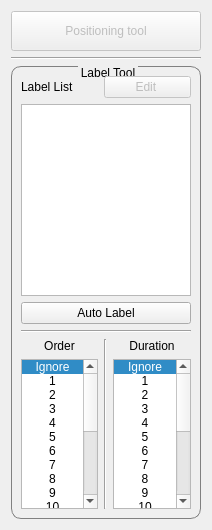
         <widget class="QWidget" name="widget_3" native="true">
          <property name="sizePolicy">
           <sizepolicy hsizetype="Fixed" vsizetype="Expanding">
            <horstretch>0</horstretch>
            <verstretch>0</verstretch>
           </sizepolicy>
          </property>
          <property name="maximumSize">
           <size>
            <width>190</width>
            <height>16777215</height>
           </size>
          </property>
          <layout class="QGridLayout" name="gridLayout_10">
           <item row="0" column="0">
            <widget class="QPushButton" name="position_pushButton">
             <property name="enabled">
              <bool>false</bool>
             </property>
             <property name="minimumSize">
              <size>
               <width>0</width>
               <height>40</height>
              </size>
             </property>
             <property name="text">
              <string>Positioning tool</string>
             </property>
            </widget>
           </item>
           <item row="2" column="0">
            <widget class="QGroupBox" name="label_groupBox">
             <property name="sizePolicy">
              <sizepolicy hsizetype="Fixed" vsizetype="Expanding">
               <horstretch>0</horstretch>
               <verstretch>0</verstretch>
              </sizepolicy>
             </property>
             <property name="maximumSize">
              <size>
               <width>190</width>
               <height>16777215</height>
              </size>
             </property>
             <property name="styleSheet">
              <string notr="true">QGroupBox{
border-width:1px;
border-style:solid;
border-radius: 10px;
border-color:gray;
margin-top:2.5ex;
}
QGroupBox::title{
subcontrol-origin:margin;
subcontrol-position:top center;
padding:0 1px;
}</string>
             </property>
             <property name="title">
              <string>Label Tool</string>
             </property>
             <property name="alignment">
              <set>Qt::AlignLeading|Qt::AlignLeft|Qt::AlignVCenter</set>
             </property>
             <layout class="QGridLayout" name="gridLayout_3">
              <item row="5" column="0">
               <layout class="QVBoxLayout" name="verticalLayout_3">
                <item>
                 <widget class="QLabel" name="orderList_label">
                  <property name="maximumSize">
                   <size>
                    <width>16777215</width>
                    <height>20</height>
                   </size>
                  </property>
                  <property name="text">
                   <string>Order</string>
                  </property>
                  <property name="alignment">
                   <set>Qt::AlignCenter</set>
                  </property>
                 </widget>
                </item>
                <item>
                 <widget class="QListWidget" name="orderList_listWidget">
                  <property name="minimumSize">
                   <size>
                    <width>0</width>
                    <height>0</height>
                   </size>
                  </property>
                  <property name="maximumSize">
                   <size>
                    <width>16777215</width>
                    <height>150</height>
                   </size>
                  </property>
                  <property name="currentRow">
                   <number>0</number>
                  </property>
                  <item>
                   <property name="text">
                    <string>Ignore</string>
                   </property>
                   <property name="textAlignment">
                    <set>AlignCenter</set>
                   </property>
                  </item>
                  <item>
                   <property name="text">
                    <string>1</string>
                   </property>
                   <property name="textAlignment">
                    <set>AlignCenter</set>
                   </property>
                  </item>
                  <item>
                   <property name="text">
                    <string>2</string>
                   </property>
                   <property name="textAlignment">
                    <set>AlignCenter</set>
                   </property>
                  </item>
                  <item>
                   <property name="text">
                    <string>3</string>
                   </property>
                   <property name="textAlignment">
                    <set>AlignCenter</set>
                   </property>
                  </item>
                  <item>
                   <property name="text">
                    <string>4</string>
                   </property>
                   <property name="textAlignment">
                    <set>AlignCenter</set>
                   </property>
                  </item>
                  <item>
                   <property name="text">
                    <string>5</string>
                   </property>
                   <property name="textAlignment">
                    <set>AlignCenter</set>
                   </property>
                  </item>
                  <item>
                   <property name="text">
                    <string>6</string>
                   </property>
                   <property name="textAlignment">
                    <set>AlignCenter</set>
                   </property>
                  </item>
                  <item>
                   <property name="text">
                    <string>7</string>
                   </property>
                   <property name="textAlignment">
                    <set>AlignCenter</set>
                   </property>
                  </item>
                  <item>
                   <property name="text">
                    <string>8</string>
                   </property>
                   <property name="textAlignment">
                    <set>AlignCenter</set>
                   </property>
                  </item>
                  <item>
                   <property name="text">
                    <string>9</string>
                   </property>
                   <property name="textAlignment">
                    <set>AlignCenter</set>
                   </property>
                  </item>
                  <item>
                   <property name="text">
                    <string>10</string>
                   </property>
                   <property name="textAlignment">
                    <set>AlignCenter</set>
                   </property>
                  </item>
                  <item>
                   <property name="text">
                    <string>11</string>
                   </property>
                   <property name="textAlignment">
                    <set>AlignCenter</set>
                   </property>
                  </item>
                  <item>
                   <property name="text">
                    <string>12</string>
                   </property>
                   <property name="textAlignment">
                    <set>AlignCenter</set>
                   </property>
                  </item>
                  <item>
                   <property name="text">
                    <string>13</string>
                   </property>
                   <property name="textAlignment">
                    <set>AlignCenter</set>
                   </property>
                  </item>
                  <item>
                   <property name="text">
                    <string>14</string>
                   </property>
                   <property name="textAlignment">
                    <set>AlignCenter</set>
                   </property>
                  </item>
                  <item>
                   <property name="text">
                    <string>15</string>
                   </property>
                   <property name="textAlignment">
                    <set>AlignCenter</set>
                   </property>
                  </item>
                  <item>
                   <property name="text">
                    <string>16</string>
                   </property>
                   <property name="textAlignment">
                    <set>AlignCenter</set>
                   </property>
                  </item>
                  <item>
                   <property name="text">
                    <string>17</string>
                   </property>
                   <property name="textAlignment">
                    <set>AlignCenter</set>
                   </property>
                  </item>
                  <item>
                   <property name="text">
                    <string>18</string>
                   </property>
                   <property name="textAlignment">
                    <set>AlignCenter</set>
                   </property>
                  </item>
                  <item>
                   <property name="text">
                    <string>19</string>
                   </property>
                   <property name="textAlignment">
                    <set>AlignCenter</set>
                   </property>
                  </item>
                  <item>
                   <property name="text">
                    <string>20</string>
                   </property>
                   <property name="textAlignment">
                    <set>AlignCenter</set>
                   </property>
                  </item>
                 </widget>
                </item>
               </layout>
              </item>
              <item row="5" column="1">
               <widget class="Line" name="line_5">
                <property name="orientation">
                 <enum>Qt::Vertical</enum>
                </property>
               </widget>
              </item>
              <item row="1" column="0" colspan="3">
               <widget class="QListWidget" name="labelList_listWidget"/>
              </item>
              <item row="3" column="0" colspan="3">
               <widget class="Line" name="line">
                <property name="orientation">
                 <enum>Qt::Horizontal</enum>
                </property>
               </widget>
              </item>
              <item row="0" column="1" colspan="2">
               <widget class="QPushButton" name="labelEdit_pushButton">
                <property name="enabled">
                 <bool>false</bool>
                </property>
                <property name="text">
                 <string>Edit </string>
                </property>
               </widget>
              </item>
              <item row="5" column="2">
               <layout class="QVBoxLayout" name="verticalLayout">
                <item>
                 <widget class="QLabel" name="durationList_label">
                  <property name="maximumSize">
                   <size>
                    <width>16777215</width>
                    <height>20</height>
                   </size>
                  </property>
                  <property name="text">
                   <string>Duration</string>
                  </property>
                  <property name="alignment">
                   <set>Qt::AlignCenter</set>
                  </property>
                 </widget>
                </item>
                <item>
                 <widget class="QListWidget" name="durationList_listWidget">
                  <property name="minimumSize">
                   <size>
                    <width>0</width>
                    <height>0</height>
                   </size>
                  </property>
                  <property name="maximumSize">
                   <size>
                    <width>16777215</width>
                    <height>150</height>
                   </size>
                  </property>
                  <property name="currentRow">
                   <number>0</number>
                  </property>
                  <item>
                   <property name="text">
                    <string>Ignore</string>
                   </property>
                   <property name="textAlignment">
                    <set>AlignCenter</set>
                   </property>
                  </item>
                  <item>
                   <property name="text">
                    <string>1</string>
                   </property>
                   <property name="textAlignment">
                    <set>AlignCenter</set>
                   </property>
                  </item>
                  <item>
                   <property name="text">
                    <string>2</string>
                   </property>
                   <property name="textAlignment">
                    <set>AlignCenter</set>
                   </property>
                  </item>
                  <item>
                   <property name="text">
                    <string>3</string>
                   </property>
                   <property name="textAlignment">
                    <set>AlignCenter</set>
                   </property>
                  </item>
                  <item>
                   <property name="text">
                    <string>4</string>
                   </property>
                   <property name="textAlignment">
                    <set>AlignCenter</set>
                   </property>
                  </item>
                  <item>
                   <property name="text">
                    <string>5</string>
                   </property>
                   <property name="textAlignment">
                    <set>AlignCenter</set>
                   </property>
                  </item>
                  <item>
                   <property name="text">
                    <string>6</string>
                   </property>
                   <property name="textAlignment">
                    <set>AlignCenter</set>
                   </property>
                  </item>
                  <item>
                   <property name="text">
                    <string>7</string>
                   </property>
                   <property name="textAlignment">
                    <set>AlignCenter</set>
                   </property>
                  </item>
                  <item>
                   <property name="text">
                    <string>8</string>
                   </property>
                   <property name="textAlignment">
                    <set>AlignCenter</set>
                   </property>
                  </item>
                  <item>
                   <property name="text">
                    <string>9</string>
                   </property>
                   <property name="textAlignment">
                    <set>AlignCenter</set>
                   </property>
                  </item>
                  <item>
                   <property name="text">
                    <string>10</string>
                   </property>
                   <property name="textAlignment">
                    <set>AlignCenter</set>
                   </property>
                  </item>
                  <item>
                   <property name="text">
                    <string>11</string>
                   </property>
                   <property name="textAlignment">
                    <set>AlignCenter</set>
                   </property>
                  </item>
                  <item>
                   <property name="text">
                    <string>12</string>
                   </property>
                   <property name="textAlignment">
                    <set>AlignCenter</set>
                   </property>
                  </item>
                  <item>
                   <property name="text">
                    <string>13</string>
                   </property>
                   <property name="textAlignment">
                    <set>AlignCenter</set>
                   </property>
                  </item>
                  <item>
                   <property name="text">
                    <string>14</string>
                   </property>
                   <property name="textAlignment">
                    <set>AlignCenter</set>
                   </property>
                  </item>
                  <item>
                   <property name="text">
                    <string>15</string>
                   </property>
                   <property name="textAlignment">
                    <set>AlignCenter</set>
                   </property>
                  </item>
                  <item>
                   <property name="text">
                    <string>16</string>
                   </property>
                   <property name="textAlignment">
                    <set>AlignCenter</set>
                   </property>
                  </item>
                  <item>
                   <property name="text">
                    <string>17</string>
                   </property>
                   <property name="textAlignment">
                    <set>AlignCenter</set>
                   </property>
                  </item>
                  <item>
                   <property name="text">
                    <string>18</string>
                   </property>
                   <property name="textAlignment">
                    <set>AlignCenter</set>
                   </property>
                  </item>
                  <item>
                   <property name="text">
                    <string>19</string>
                   </property>
                   <property name="textAlignment">
                    <set>AlignCenter</set>
                   </property>
                  </item>
                  <item>
                   <property name="text">
                    <string>20</string>
                   </property>
                   <property name="textAlignment">
                    <set>AlignCenter</set>
                   </property>
                  </item>
                 </widget>
                </item>
               </layout>
              </item>
              <item row="0" column="0">
               <widget class="QLabel" name="labelList_label">
                <property name="text">
                 <string>Label List</string>
                </property>
               </widget>
              </item>
              <item row="2" column="0" colspan="3">
               <widget class="QPushButton" name="autoLable_pushButton">
                <property name="text">
                 <string>Auto Label</string>
                </property>
               </widget>
              </item>
             </layout>
            </widget>
           </item>
           <item row="1" column="0">
            <widget class="Line" name="line_4">
             <property name="orientation">
              <enum>Qt::Horizontal</enum>
             </property>
            </widget>
           </item>
          </layout>
         </widget>
